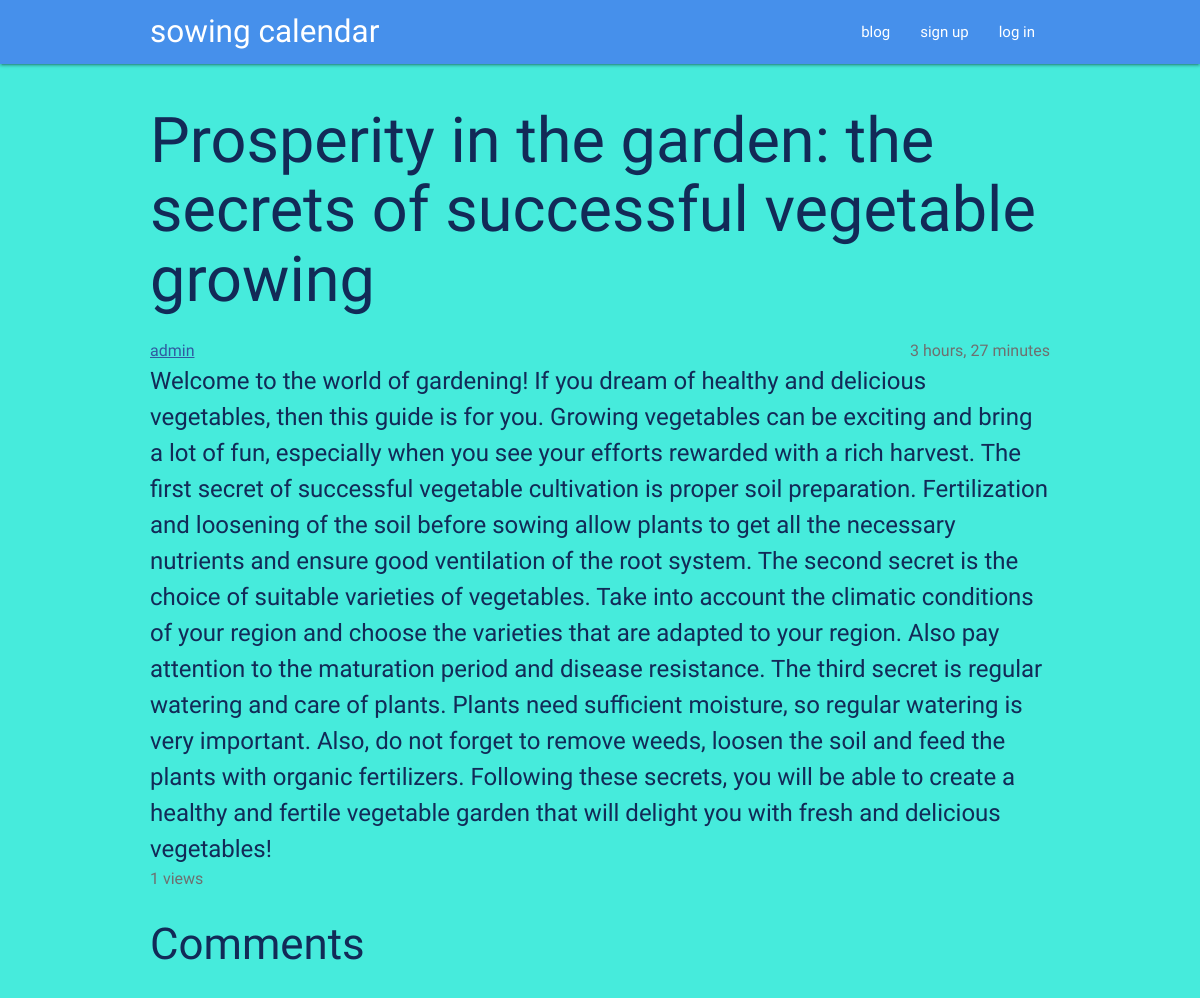
The page /blog/prosperity-in-the-garden-the-secrets-of-successful-vegetable-growing/ on the database its author committed.
### blog/models.py (models this page shows, shortened)
class Article(models.Model):
    header = models.CharField(max_length=255)
    content = models.TextField()
    author_id = models.ForeignKey(User, on_delete=models.CASCADE)
    slug = models.SlugField()
    date = models.DateTimeField(auto_now_add=True)
    views = models.IntegerField(default = 0)
    class Meta:
        verbose_name = 'Статья'
        verbose_name_plural = 'Статьи'

### blog/views.py (the view, shortened to what this page needs)
# urls.py: path('<slug:slug>/', ArticleDetail.as_view(), name='article'),
class ArticleDetail(View):
    def get(self, request, *args, **kwargs):
        view = ArticleDisplay.as_view()
        return view(request, *args, **kwargs)

### blog/views.py (called while the page is built)
    def get(self, request, *args, **kwargs):
        article = self.get_object()
        article.views = F('views') + 1
        article.save()
        return super().get(request, *args, **kwargs)

    def get_context_data(self, **kwargs):
        context = super().get_context_data(**kwargs)
        comment_list = Comment.objects.filter(article_id = context['article']).order_by('-date')
        form = AddCommentForm()
        c_def = self.get_data(comment_list = comment_list, form = form)
        return c_def | context

### main/utils.py (called while the page is built)
    def get_data(self, **kwargs):
        kwargs['y'] = datetime.now().year
        kwargs['m'] = datetime.now().month
        kwargs['d'] = datetime.now().day
        kwargs['is_auth'] = self.request.user.is_authenticated
        kwargs['user'] = self.request.user
        return kwargs

### blog/templates/blog/article.html (shortened to what this page needs)
{% extends 'main/base.html' %}
{% block content %}
<h1>{{ article.header }}</h1>
<div class="additional">
    <div>
        <a href="{% url 'accounts:profile' article.author_id %}">{{ article.author_id }}</a>
    </div>
    <div>
        {{ article.date|timesince }}
    </div>
</div>
<div class="content">
    {{ article.content }}
</div>
<div class="additional">
    {{ article.views }} views
</div>
<h3>Comments</h3>
{% endblock %}

### main/static/main/css/style.css (style rules this page uses)
h1, h2, h3, h4 { font-family: "Alice", serif; font-weight: 400; font-style: normal; }
body { background-color: #46ebdc; color: #122a57; font-family: "PT Sans Caption", sans-serif; font-weight: 400; font-style: normal; font-size: 24px; }
a { color: #305ba1; text-decoration: underline; }
.content { font-size: 18pt; }
.additional { display: flex; justify-content: space-between; color: #6f6f6f; font-size: 16px; }

### rows shown on the page
Article: header "Prosperity in the garden: the secrets of successful vegetable growing", author_id "admin", date "3 hours, 27 minutes", content "Welcome to the world of gardening! If you dream of healthy and delicious vegetables, then this guide is for you. Growing vegetables can be exciting and bring a lot of fun, especially when you see your efforts rewarded with a rich harvest. The first secret of successful vegetable cultivation is proper soil preparation. Fertilization and loosening of the soil before sowing allow plants to get all the necessary nutrients and ensure good ventilation of the root system. The second secret is the choice of suitable varieties of vegetables. Take into account the climatic conditions of your region and choose the varieties that are adapted to your region. Also pay attention to the maturation period…", views "1"
